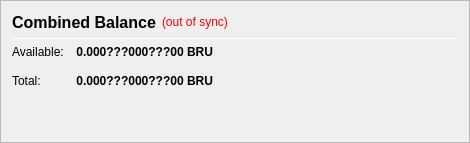
                   <widget class="QFrame" name="frame_CombinedBalances">
                    <property name="minimumSize">
                     <size>
                      <width>470</width>
                      <height>0</height>
                     </size>
                    </property>
                    <property name="frameShape">
                     <enum>QFrame::StyledPanel</enum>
                    </property>
                    <property name="frameShadow">
                     <enum>QFrame::Raised</enum>
                    </property>
                    <layout class="QVBoxLayout" name="verticalLayout_5">
                     <item>
                      <layout class="QHBoxLayout" name="horizontalLayout_5" stretch="0">
                       <item>
                        <widget class="QLabel" name="label_5z">
                         <property name="minimumSize">
                          <size>
                           <width>0</width>
                           <height>20</height>
                          </size>
                         </property>
                         <property name="font">
                          <font>
                           <pointsize>12</pointsize>
                           <weight>75</weight>
                           <bold>true</bold>
                          </font>
                         </property>
                         <property name="toolTip">
                          <string>Combined Balance (including unconfirmed and immature coins)</string>
                         </property>
                         <property name="text">
                          <string>Combined Balance</string>
                         </property>
                        </widget>
                       </item>
                       <item>
                        <widget class="QLabel" name="labelWalletStatus">
                         <property name="cursor">
                          <cursorShape>WhatsThisCursor</cursorShape>
                         </property>
                         <property name="toolTip">
                          <string>The displayed information may be out of date. Your wallet automatically synchronizes with the Brewhaust network after a connection is established, but this process has not completed yet.</string>
                         </property>
                         <property name="styleSheet">
                          <string notr="true">QLabel { color: red; }</string>
                         </property>
                         <property name="text">
                          <string notr="true">(out of sync)</string>
                         </property>
                         <property name="alignment">
                          <set>Qt::AlignLeading|Qt::AlignLeft|Qt::AlignVCenter</set>
                         </property>
                        </widget>
                       </item>
                       <item>
                        <spacer name="horizontalSpacer_1">
                         <property name="orientation">
                          <enum>Qt::Horizontal</enum>
                         </property>
                         <property name="sizeHint" stdset="0">
                          <size>
                           <width>40</width>
                           <height>20</height>
                          </size>
                         </property>
                        </spacer>
                       </item>
                      </layout>
                     </item>
                     <item>
                      <widget class="Line" name="line_CombinedBalance">
                       <property name="minimumSize">
                        <size>
                         <width>0</width>
                         <height>1</height>
                        </size>
                       </property>
                       <property name="maximumSize">
                        <size>
                         <width>16777215</width>
                         <height>1</height>
                        </size>
                       </property>
                       <property name="orientation">
                        <enum>Qt::Horizontal</enum>
                       </property>
                      </widget>
                     </item>
                     <item>
                      <layout class="QGridLayout" name="gridLayout_3">
                       <property name="spacing">
                        <number>12</number>
                       </property>
                       <item row="1" column="0">
                        <widget class="QLabel" name="labelBalanceTextz">
                         <property name="text">
                          <string>Available:</string>
                         </property>
                        </widget>
                       </item>
                       <item row="1" column="1">
                        <widget class="QLabel" name="labelBalancez">
                         <property name="font">
                          <font>
                           <weight>75</weight>
                           <bold>true</bold>
                          </font>
                         </property>
                         <property name="cursor">
                          <cursorShape>IBeamCursor</cursorShape>
                         </property>
                         <property name="toolTip">
                          <string>Your current spendable balance</string>
                         </property>
                         <property name="text">
                          <string notr="true">0.000???000???00 BRU</string>
                         </property>
                         <property name="alignment">
                          <set>Qt::AlignRight|Qt::AlignTrailing|Qt::AlignVCenter</set>
                         </property>
                         <property name="textInteractionFlags">
                          <set>Qt::LinksAccessibleByMouse|Qt::TextSelectableByKeyboard|Qt::TextSelectableByMouse</set>
                         </property>
                        </widget>
                       </item>
                       <item row="2" column="0">
                        <widget class="QLabel" name="labelTotalTextz">
                         <property name="text">
                          <string>Total:</string>
                         </property>
                        </widget>
                       </item>
                       <item row="2" column="1">
                        <widget class="QLabel" name="labelTotalz">
                         <property name="font">
                          <font>
                           <weight>75</weight>
                           <bold>true</bold>
                          </font>
                         </property>
                         <property name="cursor">
                          <cursorShape>IBeamCursor</cursorShape>
                         </property>
                         <property name="toolTip">
                          <string>Total Balance, including all unavailable coins.</string>
                         </property>
                         <property name="text">
                          <string notr="true">0.000???000???00 BRU</string>
                         </property>
                         <property name="alignment">
                          <set>Qt::AlignRight|Qt::AlignTrailing|Qt::AlignVCenter</set>
                         </property>
                         <property name="textInteractionFlags">
                          <set>Qt::LinksAccessibleByMouse|Qt::TextSelectableByKeyboard|Qt::TextSelectableByMouse</set>
                         </property>
                        </widget>
                       </item>
                       <item row="2" column="3">
                        <spacer name="horizontalSpacer_2">
                         <property name="orientation">
                          <enum>Qt::Horizontal</enum>
                         </property>
                         <property name="sizeHint" stdset="0">
                          <size>
                           <width>40</width>
                           <height>20</height>
                          </size>
                         </property>
                        </spacer>
                       </item>
                      </layout>
                     </item>
                     <item>
                      <spacer name="verticalSpacer_1">
                       <property name="orientation">
                        <enum>Qt::Vertical</enum>
                       </property>
                       <property name="sizeHint" stdset="0">
                        <size>
                         <width>20</width>
                         <height>40</height>
                        </size>
                       </property>
                      </spacer>
                     </item>
                    </layout>
                   </widget>
